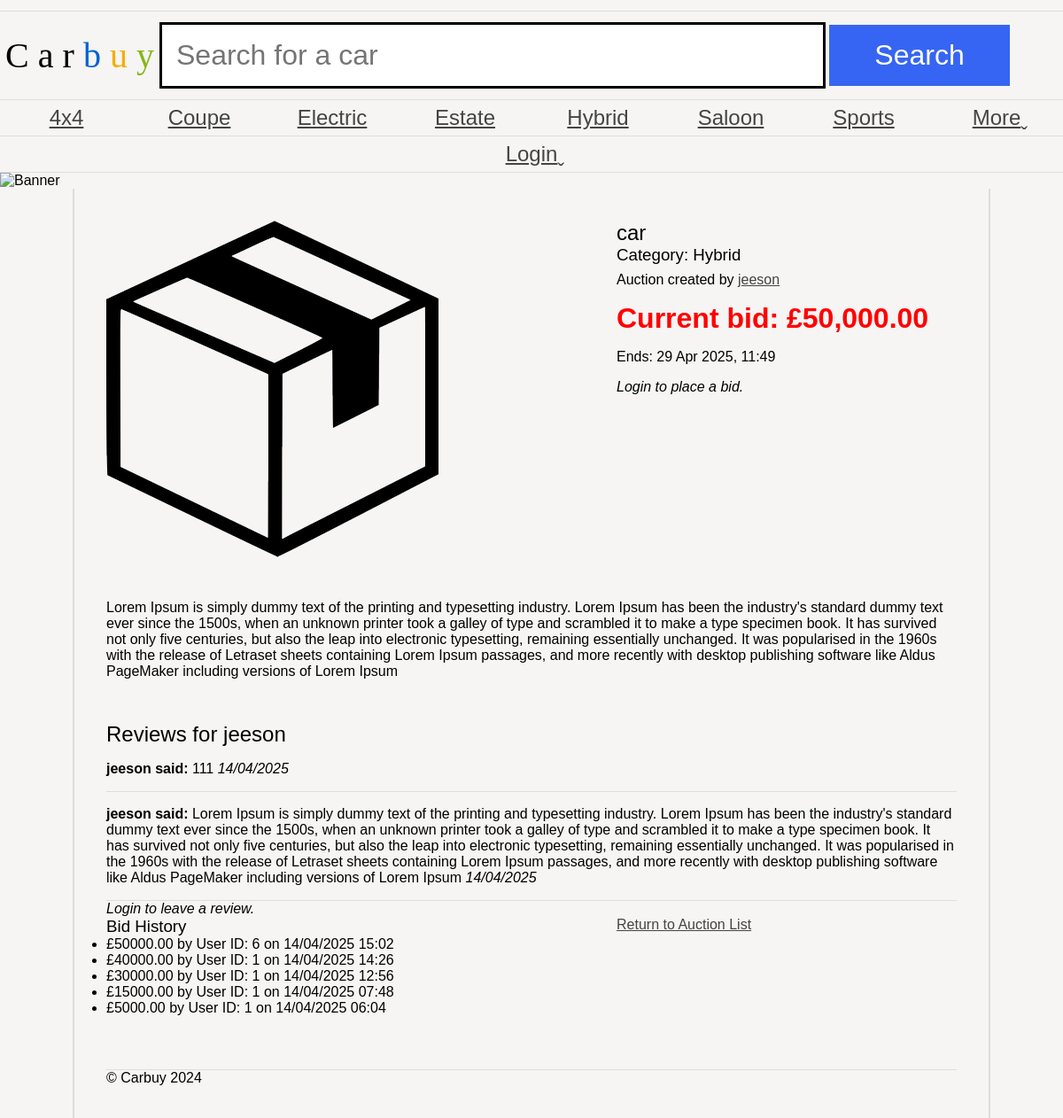
The page /auction.php?id=4 on the database its author committed.
### tables this page shows
CREATE TABLE `categories` (
  `id` int(11) NOT NULL,
  `name` varchar(100) NOT NULL,
  `parent_id` int(11) DEFAULT NULL,
  `sort_order` int(11) NOT NULL DEFAULT 0,
  `date_added` datetime NOT NULL DEFAULT current_timestamp()
);

CREATE TABLE `auctions` (
  `id` int(11) NOT NULL,
  `title` varchar(255) NOT NULL,
  `description` text NOT NULL,
  `category_id` int(11) NOT NULL,
  `end_date` datetime NOT NULL,
  `user_id` int(11) NOT NULL,
  `image_path` varchar(255) NOT NULL
);

CREATE TABLE `users` (
  `id` int(11) NOT NULL,
  `email` varchar(255) NOT NULL,
  `password` varchar(255) NOT NULL,
  `name` varchar(100) NOT NULL,
  `isAdmin` tinyint(1) NOT NULL DEFAULT 0
);

CREATE TABLE `reviews` (
  `id` int(11) NOT NULL,
  `review_text` text NOT NULL,
  `user_id` int(11) NOT NULL,
  `auction_id` int(11) NOT NULL,
  `created_at` datetime NOT NULL DEFAULT current_timestamp()
);

CREATE TABLE `bids` (
  `id` int(11) NOT NULL,
  `auction_id` int(11) NOT NULL,
  `user_id` int(11) NOT NULL,
  `bid_amount` decimal(10,2) NOT NULL,
  `bid_time` datetime DEFAULT current_timestamp(),
  `created_at` timestamp NULL DEFAULT current_timestamp()
);

### auction.php (the view, shortened to what this page needs)
<?php
require 'connectionpage.php';
$auctionId = $_GET['id'] ?? null;
$stmt = $dbConnection->prepare('
SELECT auctions.*, users.name AS seller, categories.name AS category
FROM auctions
JOIN users ON auctions.user_id = users.id
JOIN categories ON auctions.category_id = categories.id
WHERE auctions.id = ?
');
$stmt->execute([$auctionId]);
$auction = $stmt->fetch();
$highestBid = $dbConnection->prepare('SELECT MAX(bid_amount) FROM bids WHERE auction_id = ?');
$highestBid->execute([$auctionId]);
$highest = $highestBid->fetchColumn();
$reviews = $dbConnection->prepare('
SELECT reviews.*, users.name AS reviewer
FROM reviews
JOIN users ON reviews.user_id = users.id
WHERE auction_id = ?
ORDER BY created_at DESC
');
$reviews->execute([$auctionId]);
$allReviews = $reviews->fetchAll();
$bidHistory = $dbConnection->prepare('SELECT * FROM bids WHERE auction_id = ? ORDER BY created_at DESC');
$bidHistory->execute([$auctionId]);
$bids = $bidHistory->fetchAll();
$currentDateTime = new DateTime();
$endDateTime = new DateTime($auction['end_date']);
$auctionEnded = $currentDateTime > $endDateTime;
?>
<?php include 'header.php'; ?>
<article class="car">
    <img src="car.png" alt="Car image">
    <section class="details">
        <h2><?= htmlspecialchars($auction['title']) ?></h2>
        <h3>Category: <?= htmlspecialchars($auction['category']) ?></h3>
        <p>Auction created by <a href="#"><?= htmlspecialchars($auction['seller']) ?></a></p>
        <p class="price">Current bid: £<?= $highest ? number_format($highest, 2) : '0.00' ?></p>
        <time>Ends: <?= date('d M Y, H:i ', strtotime($auction['end_date'])) ?></time>
        <?php if ($auctionEnded): ?>
            <p>This auction has ended. No more bids can be placed.</p>
        <?php else: ?>
            <?php if (isset($_SESSION['user'])): ?>
                <form method="POST" class="bid">
                    <input type="number" name="bid" required min="0" step="0.01" placeholder="Enter bid amount" />
                    <input type="submit" value="Place bid" />
                </form>
                <?php if (isset($errorMessage)): ?>
                    <p style="color: red;"><?= htmlspecialchars($errorMessage) ?></p>
                <?php endif; ?>
                <?php if (isset($_SESSION['success_message'])): ?>
                    <p style="color: green;"><?= htmlspecialchars($_SESSION['success_message']) ?></p>
                    <?php unset($_SESSION['success_message']); ?>
                <?php endif; ?>
            <?php else: ?>
                <p><em>Login to place a bid.</em></p>
            <?php endif; ?>
        <?php endif; ?>
    </section>
    <section class="description">
        <p><?= nl2br(htmlspecialchars($auction['description'])) ?></p>
    </section>
    <section class="reviews">
        <h2>Reviews for <?= htmlspecialchars($auction['seller']) ?></h2>
        <ul> <?php if (count($allReviews) > 0): ?>
            <?php foreach ($allReviews as $review): ?>
                <li>
                    <strong><?= htmlspecialchars($review['reviewer']) ?> said:</strong>
                    <?= htmlspecialchars($review['review_text']) ?>
                    <em><?= date('d/m/Y', strtotime($review['created_at'])) ?></em>
                </li>
            <?php endforeach; ?>
        <?php else: ?>
            <li>No reviews yet. Be the first to leave a review!</li>
        <?php endif; ?>
        </ul>
        <?php if (isset($_SESSION['user'])): ?>
            <form method="POST">
                <label>Add your review</label>
                <textarea name="reviewText" required></textarea>
                <input type="submit" value="Add Review" />
            </form>
            <?php if (isset($_SESSION['success_message'])): ?>
                <p style="color: green;"><?= htmlspecialchars($_SESSION['success_message']) ?></p>
                <?php unset($_SESSION['success_message']); ?>
            <?php endif; ?>
        <?php else: ?>
            <p><em>Login to leave a review.</em></p>
        <?php endif; ?>
    </section>
    <section class="bid-history">
        <h3>Bid History</h3>
        <ul>
            <?php foreach ($bids as $bid): ?>
                <li>£<?= htmlspecialchars($bid['bid_amount']) ?> by User ID: <?= htmlspecialchars($bid['user_id']) ?> on <?= date('d/m/Y H:i', strtotime($bid['created_at'])) ?></li>
            <?php endforeach; ?>
        </ul>
    </section>
    <div class="return-to-auction">
        <a href="auction_list.php" class="button">Return to Auction List</a>
    </div>
</article>
<?php include 'footer.php'; ?>

### header.php (shortened to what this page needs)
<?php
$categoriesStmt = $dbConnection->prepare('SELECT * FROM categories ORDER BY name');
$categoriesStmt->execute();
$categories = $categoriesStmt->fetchAll(PDO::FETCH_ASSOC);
?>
<!DOCTYPE html>
<html lang="en">
<head>
    <link rel="stylesheet" href="carbuy.css" />
</head>
<body>
    <header>
        <h1>
            <span class="C">C</span>
            <span class="a">a</span>
            <span class="r">r</span>
            <span class="b">b</span>
            <span class="u">u</span>
            <span class="y">y</span>
        </h1>
        <?php if (basename($_SERVER['PHP_SELF']) != 'login.php'): ?>
            <form action="search.php" method="GET" aria-label="Search for a car">
                <input type="text" name="search" placeholder="Search for a car" required aria-label="Search term" />
                <input type="submit" name="submit" value="Search" />
            </form>
        <?php endif; ?>
    </header>
    <?php if (basename($_SERVER['PHP_SELF']) != 'login.php'): ?>
        <nav>
            <ul>
                <?php foreach ($categories as $category): ?>
                    <li><a class="categoryLink" href="category.php?id=<?= htmlspecialchars($category['id']) ?>"><?= htmlspecialchars($category['name']) ?></a></li>
                <?php endforeach; ?>
                <li><a class="categoryLink" href="#">More</a></li>
            </ul>
        </nav>
        <nav>
            <ul>
                <?php if (isset($_SESSION['user'])): ?>
                    <li><a href="addAuction.php">Add Auction</a></li>
                    <li><a href="logout.php">Logout</a></li>
                <?php else: ?>
                    <li><a href="login.php">Login</a></li>
                <?php endif; ?>
            </ul>
        </nav>
    <?php endif; ?>
    <img src="banners/1.jpg" alt="Banner" />
    <main>

### footer.php
<footer>
	&copy; Carbuy 2024
</footer>
</main>
</body>
</html>

### carbuy.css (style rules this page uses)
* { margin: 0; padding: 0; }
body { font-family: 'Oxygen-Regular', sans-serif; background-color: #f6f5f4; max-width: 100vw; overflow-x: hidden; }
h1, h2, h3, h4 { font-weight: normal; }
a, a:visited { color: #444; }
header { margin-top: 1vw; font-family: 'Univers-Light-Normal'; display: grid; grid-template-columns: 15% 85%; align-items: center; padding-top: 1vw; padding-bottom: 1vw; border-top: 1px solid #ddd; border-bottom: 1px solid #ddd; }
header h1 { text-align: center; font-size: 2.5em; }
form { display: block; }
header form input[type=text] { border: 3px solid black; font-size: 2em; padding: 0.5em; width: 70%; }
body > img { width: 100vw; }
header form input[type=submit] { background-color: #3665f3; color: white; width: 20%; font-size: 2em; padding: 0.5em; cursor: pointer; border: 0; }
header .b { color: #0063d1; }
header .u { color: #f4ae01; }
header .y { color: #85b716; }
body > nav { border-bottom: 1px solid #ddd; }
body > nav ul li:last-child a:after { content: 'ˬ'; position: absolute; }
body > nav ul { display: flex; width: 100vw; list-style-type: none; }
body > nav ul li { flex: 1; }
body > nav ul li a { display: block; text-align: center; padding-top: 0.5vw; padding-bottom: 0.5vw; font-size: 1.5em; }
p.price { display: block; text-align: right; font-weight: bold; font-size: 2em; }
main { padding: 3vw; display: block; overflow: hidden; width: 80vw; margin: auto; border-left: 2px solid #ddd; border-right: 2px solid #ddd; }
article.car { display: grid; grid-template-columns: 60% 40%; grid-template-areas: "img details" "description description" "reviews reviews"; }
article.car img { grid-area: img; }
article .details { grid-area: details; }
article .reviews { grid-area: reviews; }
.reviews ul { list-style-type: none; }
.reviews li { padding-top: 1em; padding-bottom: 1em; border-bottom: 1px solid #ddd; }
article .description { grid-area: description; padding-top: 3em; padding-bottom: 3em; }
.price { color: red; }
article.car .price { text-align: left; }
footer { margin-top: 5vw; border-top: 1px solid #ddd; }
time { display: block; margin: 1em 0; }
.details p { margin-top: 0.5em; }

### rows shown on the page
categories: name "4x4"
categories: name "Coupe"
categories: name "Electric"
categories: name "Estate"
categories: name "Hybrid"
categories: name "Saloon"
categories: name "Sports"
auctions: title "car", category.name "Hybrid", user.name "jeeson", end_date "29 Apr 2025, 11:49", description "Lorem Ipsum is simply dummy text of the printing and typesetting industry. Lorem Ipsum has been the industry's standard dummy text ever since the 1500s, when an unknown printer took a galley of type and scrambled it to make a type specimen book. It has survived not only five centuries, but also the leap into electronic typesetting, remaining essentially unchanged. It was popularised in the 1960s with the release of Letraset sheets containing Lorem Ipsum passages, and more recently with desktop publishing software like Aldus PageMaker including versions of Lorem Ipsum"
reviews: user.name "jeeson", review_text "111", created_at "14/04/2025"
reviews: user.name "jeeson", review_text "Lorem Ipsum is simply dummy text of the printing and typesetting industry. Lorem Ipsum has been the industry's standard dummy text ever since the 1500s, when an unknown printer took a galley of type and scrambled it to make a type specimen book. It has survived not only five centuries, but also the leap into electronic typesetting, remaining essentially unchanged. It was popularised in the 1960s with the release of Letraset sheets containing Lorem Ipsum passages, and more recently with desktop publishing software like Aldus PageMaker including versions of Lorem Ipsum", created_at "14/04/2025"
bids: bid_amount "50000.00", user "6", created_at "14/04/2025 15:02"
bids: bid_amount "40000.00", user "1", created_at "14/04/2025 14:26"
bids: bid_amount "30000.00", user "1", created_at "14/04/2025 12:56"
bids: bid_amount "15000.00", user "1", created_at "14/04/2025 07:48"
bids: bid_amount "5000.00", user "1", created_at "14/04/2025 06:04"

### other values the page prints
$highest "50,000.00"
